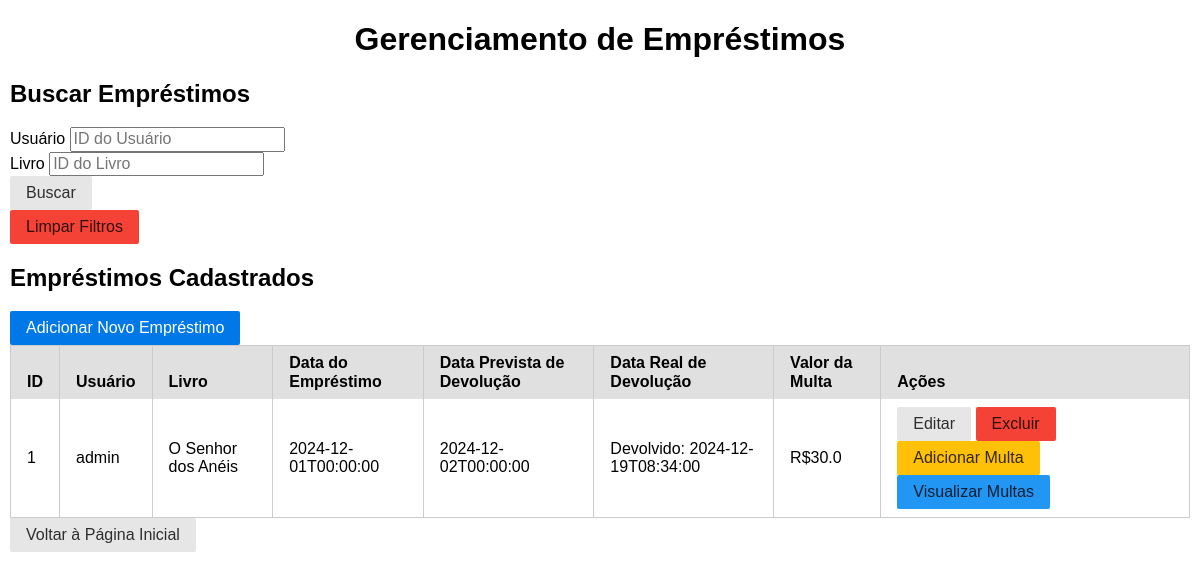
Page /loan/ on the committed database.
### Uniao/model/Usuarios.py (models this page shows, shortened)
class Usuarios(database.Model):
    id = database.Column(database.Integer, primary_key=True)
    nome = database.Column(database.String(100), nullable=False)
    email = database.Column(database.String(120), unique=True, nullable=False)
    senha = database.Column(database.String(255), nullable=False)
    tipo = database.Column(database.String(20), nullable=False)
    data_criacao = database.Column(database.DateTime, nullable=False)
    emprestimos = database.relationship("Emprestimos", back_populates="usuario", lazy=True)
    reservas = database.relationship("Reservas", back_populates="usuario", lazy=True)
    multas = database.relationship("Multas", back_populates="usuario", lazy=True)

### Uniao/model/Livros.py (models this page shows, shortened)
class Livros(database.Model):
    id = database.Column(database.Integer, primary_key=True)
    titulo = database.Column(database.String(150), nullable=False)
    isbn = database.Column(database.String(13), unique=True, nullable=False)
    data_publicacao = database.Column(database.Date, nullable=True)
    autor_id = database.Column(database.Integer, database.ForeignKey("autores.id"), nullable=True)
    categoria_id = database.Column(database.Integer, database.ForeignKey("categorias.id"), nullable=True)
    quantidade_total = database.Column(database.Integer, nullable=False)
    quantidade_disponivel = database.Column(database.Integer, nullable=True)
    autor = database.relationship("Autores", back_populates="livros", lazy=True)
    categoria = database.relationship("Categorias", back_populates="livros", lazy=True)
    reservas = database.relationship("Reservas", back_populates="livro", lazy=True)
    emprestimos = database.relationship("Emprestimos", back_populates="livro", lazy=True)

### Uniao/model/Multas.py (models this page shows, shortened)
class Multas(database.Model):
    id = database.Column(database.Integer, primary_key=True)
    usuario_id = database.Column(database.Integer, database.ForeignKey("usuarios.id"), nullable=False)
    valor = database.Column(database.Float, nullable=False)
    data_geracao = database.Column(database.DateTime, nullable=False)
    status = database.Column(database.String(20), nullable=False)
    emprestimo_id = database.Column(database.Integer, database.ForeignKey("emprestimos.id"), nullable=False)
    usuario = database.relationship("Usuarios", back_populates="multas")
    emprestimo = database.relationship("Emprestimos", back_populates="multas", foreign_keys=[emprestimo_id])

### Uniao/controller/EmpresimoController.py (the view)
@emprestimoController.route('/', methods=['GET'])
def view_emprestimos():
    try:
        emprestimos = emprestimosRepository.listarTodosJSON()
        usuarios = emprestimosRepository.getUsuarios()
        livros = emprestimosRepository.getLivros()
        return render_template("Emprestimo/emprestimos.html", emprestimos=emprestimos, livros=livros, usuarios=usuarios)
    except Exception as e:
        flash(f"Erro ao carregar os empréstimos: {e}", "error")
        print(f"Erro ao carregar os empréstimos: {e}", "error")
        return render_template("Emprestimo/emprestimos.html", emprestimos=[])

### Uniao/DAO/EmprestimoDAO.py (called while the page is built)
    @staticmethod
    def listar_todos():
        return Emprestimos.query.all()

    @staticmethod
    def getUsuarios():
        try:
            return Usuarios.query.all()
        except Exception as e:
            print(f"Erro ao buscar autores: {e}")
            return []

    @staticmethod
    def getLivros():
        try:
            return Livros.query.all()
        except Exception as e:
            print(f"Erro ao buscar livros: {e}")
            return []

### Uniao/model/Emprestimos.py (called while the page is built)
    def JSonificar(self):
        return {
            "id": self.id,
            "usuario": self.usuario.nome,
            "multas": self.multas,
            "livro": self.livro.titulo,
            "data_emprestimo": self.data_emprestimo.isoformat(),
            "data_devolucao_prevista": self.data_devolucao_prevista.isoformat(),
            "data_devolucao_real": self.data_devolucao_real.isoformat() if self.data_devolucao_real else None
        }

### Uniao/repository/EmprestimoRepository.py (called while the page is built)
    def listarTodosJSON(self):
        try:
            emprestimos = self.emprestimosDAO.listar_todos()
            return [emprestimo.JSonificar() for emprestimo in emprestimos]
        except Exception as e:
            print(f"Erro ao listar todos os empréstimos: {e}")
            return []

    def getUsuarios(self):
        try:
            return self.emprestimosDAO.getUsuarios()
        except Exception as e:
            return {"error": f"Erro ao buscar autores: {e}"}

    def getLivros(self):
        try:
            return self.emprestimosDAO.getLivros()
        except Exception as e:
            return {"error": f"Erro ao buscar livros: {e}"}

### Uniao/templates/Emprestimo/emprestimos.html (shortened to what this page needs)
<!DOCTYPE html>
<html lang="pt-br">
<head>
    <link rel="stylesheet" href="{{ url_for('static', filename='css/base.css') }}">
    <link rel="stylesheet" href="{{ url_for('static', filename='css/formulario.css') }}">
    <link rel="stylesheet" href="{{ url_for('static', filename='css/table.css') }}">
</head>
<body>
    <header>
        <h1 class="centralizar">Gerenciamento de Empréstimos</h1>
    </header>
    <main>
        <section>
            <h2>Buscar Empréstimos</h2>
            <form method="GET" action="{{ url_for('bp_loan.view_emprestimos') }}">
                <div class="form-group">
                    <label for="usuario_id">Usuário</label>
                    <input type="text" id="usuario_id" name="usuario_id" placeholder="ID do Usuário"
                        value="{{ request.args.get('usuario_id', '') }}">
                </div>
                <div class="form-group">
                    <label for="livro_id">Livro</label>
                    <input type="text" id="livro_id" name="livro_id" placeholder="ID do Livro"
                        value="{{ request.args.get('livro_id', '') }}">
                </div>
                <div class="form-group">
                    <button type="submit" class="pure-button">Buscar</button>
                </div>
            </form>
            <form method="GET" action="{{ url_for('bp_loan.view_emprestimos') }}">
                <div class="form-group">
                    <button type="submit" class="pure-button" style="background-color: #f44336;">Limpar Filtros</button>
                </div>
            </form>
        </section>
        <h2>Empréstimos Cadastrados</h2>
        <div>
            <a href="{{ url_for('bp_loan.add_emprestimo') }}" class="pure-button pure-button-primary">Adicionar Novo Empréstimo</a>
        </div>
        <table class="pure-table">
            <thead>
                <tr>
                    <th>ID</th>
                    <th>Usuário</th>
                    <th>Livro</th>
                    <th>Data do Empréstimo</th>
                    <th>Data Prevista de Devolução</th>
                    <th>Data Real de Devolução</th>
                    <th>Valor da Multa</th>
                    <th>Ações</th>
                </tr>
            </thead>
            <tbody>
                {% if emprestimos %}
                    {% for emprestimo in emprestimos %}
                    <tr>
                        <td>{{ emprestimo.id }}</td>
                        <td>{{ emprestimo.usuario }}</td>
                        <td>{{ emprestimo.livro }}</td>
                        <td>{{ emprestimo.data_emprestimo }}</td>
                        <td>{{ emprestimo.data_devolucao_prevista }}</td>
                        <td>
                            {% if emprestimo.data_devolucao_real %}
                                Devolvido: {{ emprestimo.data_devolucao_real }}
                            {% else %}
                                Pendente
                            {% endif %}
                        </td>
                        <td>
                            {% if emprestimo.multas %}
                                {% set valor_multa = emprestimo.multas[0].valor %}
                                R${{ valor_multa }}
                            {% else %}
                                Nenhuma
                            {% endif %}
                        </td>
                        <td>
                            <a href="{{ url_for('bp_loan.edit_emprestimo', emprestimo_id=emprestimo.id) }}"
                                class="pure-button">Editar</a>
                            <a href="{{ url_for('bp_loan.deletar_emprestimo', emprestimo_id=emprestimo.id) }}"
                                class="pure-button" style="background-color: #f44336;">Excluir</a>
                            <a href="{{ url_for('bp_multas.gerar_multa', emprestimo_id=emprestimo.id) }}" class="pure-button"
                               style="background-color: #FFC107;">Adicionar Multa</a>
                            <a href="{{ url_for('bp_multas.listar_multas', usuario_id=emprestimo.usuario_id) }}" class="pure-button"
                               style="background-color: #2196F3;">Visualizar Multas</a>
                        </td>
                    </tr>
                    {% endfor %}
                {% else %}
                    <tr>
                        <td colspan="8">Nenhum empréstimo encontrado.</td>
                    </tr>
                {% endif %}
            </tbody>
        </table>
    </main>
    <footer>
        <a href="{{ url_for('bp_inicio.index') }}" class="pure-button">Voltar à Página Inicial</a>
    </footer>
</body>
</html>

### Uniao/static/css/base.css (style rules this page uses)
html { line-height:1.15;-webkit-text-size-adjust:100% }
body { margin:0 }
main { display:block }
h1 { font-size:2em;margin:.67em 0 }
a { background-color:transparent }
button,input,optgroup,select,textarea { font-family:inherit;font-size:100%;line-height:1.15;margin:0 }
button,input { overflow:visible }
button,select { text-transform:none }
[type=button],[type=reset],[type=submit],button { -webkit-appearance:button }
html { font-family:sans-serif }
.pure-button { display:inline-block;line-height:normal;white-space:nowrap;vertical-align:middle;text-align:center;cursor:pointer;-webkit-user-drag:none;-webkit-user-select:none;user-select:none;box-sizing:border-box }
.pure-button { font-family:inherit;font-size:100%;padding:.5em 1em;color:rgba(0,0,0,.8);border:none transparent;background-color:#e6e6e6;text-decoration:none;border-radius:2px }
.pure-button-primary,.pure-button-selected,a.pure-button-primary,a.pure-button-selected { background-color:#0078e7;color:#fff }
.pure-table { border-collapse:collapse;border-spacing:0;empty-cells:show;border:1px solid #cbcbcb }
.pure-table td,.pure-table th { border-left:1px solid #cbcbcb;border-width:0 0 0 1px;font-size:inherit;margin:0;overflow:visible;padding:.5em 1em }
.pure-table thead { background-color:#e0e0e0;color:#000;text-align:left;vertical-align:bottom }
.pure-table td { background-color:transparent }
body { padding-left: 10px; padding-right: 10px; }
.centralizar { text-align: center; }

### Uniao/static/css/formulario.css (style rules this page uses)
a { text-decoration: none; color: inherit; }

### rows in the picture
Usuarios: usuario "admin"
Livros: livro "O Senhor dos Anéis"
Multas: emprestimos "30.0"

### other values in the picture
{{ emprestimo.id }} "1"
{{ emprestimo.data_emprestimo }} "2024-12-01T00:00:00"
{{ emprestimo.data_devolucao_prevista }} "2024-12-02T00:00:00"
{{ emprestimo.data_devolucao_real }} "2024-12-19T08:34:00"
